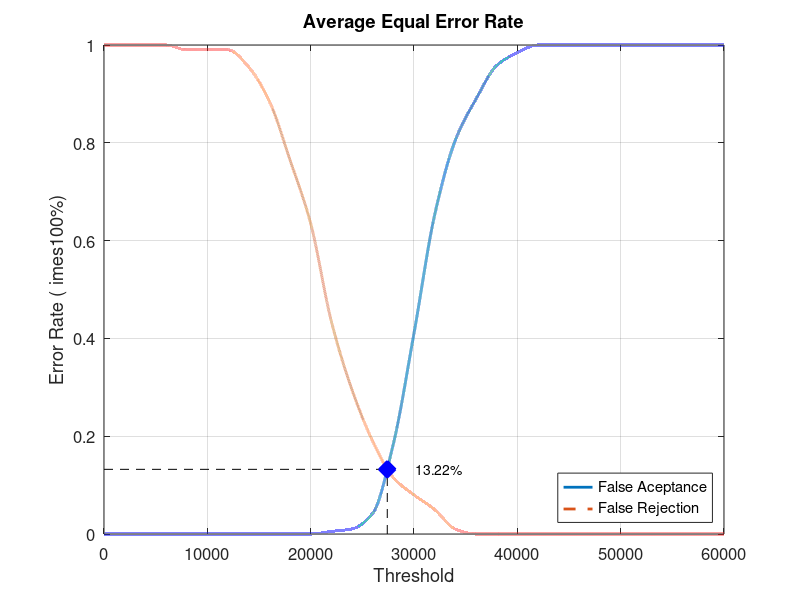
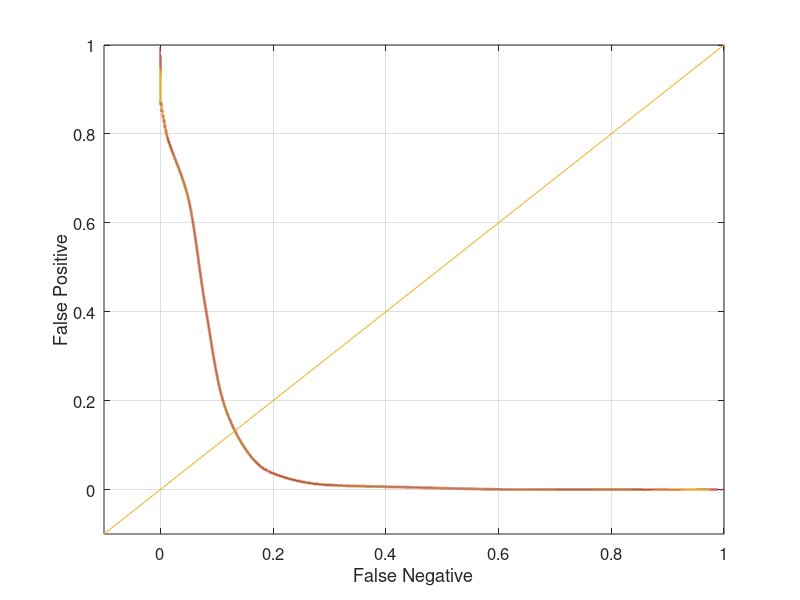

MATLAB code to generate these figures, in order:
close all;
clear;
clc;
x = 0:2000:60000;
xq = 0:0.5:60000;

y0 = [0 0 0 0 0 0 0 0 0 0 0 0.00526316 0.0105263 0.0421053 0.184211 0.410526 0.652632 0.805263 0.889474 0.957895 0.984211 1 1 1 1 1 1 1 1 1 1]
yy0 = interp1(x, y0, xq, 'pchip');
y1 = [1 1 1 1 0.99 0.99 0.99 0.955 0.885 0.765 0.635 0.435 0.295 0.19 0.115 0.08 0.05 0.01 0 0 0 0 0 0 0 0 0 0 0 0 0]
yy1 = interp1(x, y1, xq, 'pchip');

% Calculating EER: 
y2 = abs(y0 - y1);
find(y2 == min(y2))
yy2 = abs(yy0 - yy1);
xEER = find(yy2 == min(yy2));
xEERIndex = xq(xEER) % X-axis EER
yEER = yy0(xEER) % Y-axis EER

main = figure
plot(xq, yy0,'-','LineWidth', 2);	hold on
plot(xq, yy1,'--','LineWidth', 2);	hold on
plot([xEERIndex xEERIndex], [0 yEER], 'k--');	hold on
plot([0 xEERIndex], [yEER yEER], 'k--');	hold on
plot(xEERIndex, yEER, 'bx', 'LineWidth', 10);	hold on
text(xEERIndex + 10 * xEERIndex / 100, yEER, [num2str(round((10000 * yEER)) / 100) '%'])
legend('False Aceptance', 'False Rejection', 'Location', 'SouthEast')
xlabel('Threshold')
ylabel('Error Rate (	imes100%)')
title('Average Equal Error Rate')
set(gca, 'FontSize', 12)
axis([0 60000 0 1])
grid on

print(main, 'Database4_2Main', '-dpng');
FNRxFPR = figure('Color', [1 1 1]);
plot(yy1, yy0, '-', yy1, yy0, 'LineWidth', 2);
hold on
y = -0.1:0.1:1
plot(y, y); 
set(gca, 'FontSize', 12)
xlabel('False Negative')
ylabel('False Positive')
axis([-0.1 1 -0.1 1])
set(gca, 'FontSize', 12)
grid on

print(FNRxFPR, 'Database4_2FNRxFPR','-dpng');
